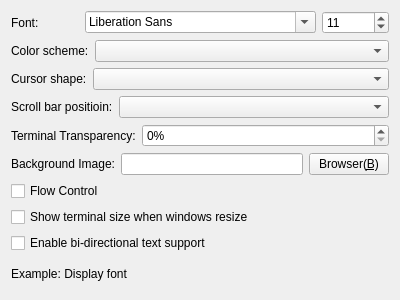
<?xml version="1.0" encoding="UTF-8"?>
<ui version="4.0">
 <class>CFrmParameterTerminalAppearanceSettings</class>
 <widget class="QWidget" name="CFrmParameterTerminalAppearanceSettings">
  <property name="geometry">
   <rect>
    <x>0</x>
    <y>0</y>
    <width>400</width>
    <height>300</height>
   </rect>
  </property>
  <property name="windowTitle">
   <string>Appearance</string>
  </property>
  <layout class="QGridLayout" name="gridLayout">
   <item row="1" column="0">
    <layout class="QHBoxLayout" name="horizontalLayout_5">
     <item>
      <widget class="QLabel" name="label_4">
       <property name="text">
        <string>Color scheme:</string>
       </property>
       <property name="wordWrap">
        <bool>false</bool>
       </property>
      </widget>
     </item>
     <item>
      <widget class="QComboBox" name="cbColorScheme">
       <property name="sizePolicy">
        <sizepolicy hsizetype="Expanding" vsizetype="Fixed">
         <horstretch>0</horstretch>
         <verstretch>0</verstretch>
        </sizepolicy>
       </property>
      </widget>
     </item>
    </layout>
   </item>
   <item row="6" column="0">
    <widget class="QCheckBox" name="cbFlowControl">
     <property name="text">
      <string>Flow Control</string>
     </property>
    </widget>
   </item>
   <item row="4" column="0">
    <layout class="QHBoxLayout" name="horizontalLayout_2">
     <item>
      <widget class="QLabel" name="label_2">
       <property name="text">
        <string>Terminal Transparency:</string>
       </property>
       <property name="wordWrap">
        <bool>false</bool>
       </property>
      </widget>
     </item>
     <item>
      <widget class="QSpinBox" name="spTerminalTransparecy">
       <property name="sizePolicy">
        <sizepolicy hsizetype="Expanding" vsizetype="Fixed">
         <horstretch>0</horstretch>
         <verstretch>0</verstretch>
        </sizepolicy>
       </property>
       <property name="suffix">
        <string>%</string>
       </property>
       <property name="maximum">
        <number>100</number>
       </property>
      </widget>
     </item>
    </layout>
   </item>
   <item row="5" column="0">
    <layout class="QHBoxLayout" name="horizontalLayout_3">
     <item>
      <widget class="QLabel" name="label_3">
       <property name="text">
        <string>Background Image:</string>
       </property>
       <property name="wordWrap">
        <bool>false</bool>
       </property>
      </widget>
     </item>
     <item>
      <widget class="QLineEdit" name="leImage">
       <property name="sizePolicy">
        <sizepolicy hsizetype="Expanding" vsizetype="Fixed">
         <horstretch>0</horstretch>
         <verstretch>0</verstretch>
        </sizepolicy>
       </property>
      </widget>
     </item>
     <item>
      <widget class="QPushButton" name="pbBrowser">
       <property name="sizePolicy">
        <sizepolicy hsizetype="Preferred" vsizetype="Fixed">
         <horstretch>0</horstretch>
         <verstretch>0</verstretch>
        </sizepolicy>
       </property>
       <property name="text">
        <string>Browser(&amp;B)</string>
       </property>
      </widget>
     </item>
    </layout>
   </item>
   <item row="2" column="0">
    <layout class="QHBoxLayout" name="horizontalLayout_7">
     <item>
      <widget class="QLabel" name="label_6">
       <property name="text">
        <string>Cursor shape:</string>
       </property>
       <property name="wordWrap">
        <bool>false</bool>
       </property>
      </widget>
     </item>
     <item>
      <widget class="QComboBox" name="cbCursorShape">
       <property name="sizePolicy">
        <sizepolicy hsizetype="Expanding" vsizetype="Fixed">
         <horstretch>0</horstretch>
         <verstretch>0</verstretch>
        </sizepolicy>
       </property>
      </widget>
     </item>
    </layout>
   </item>
   <item row="3" column="0">
    <layout class="QHBoxLayout" name="horizontalLayout">
     <item>
      <widget class="QLabel" name="label">
       <property name="text">
        <string>Scroll bar positioin:</string>
       </property>
       <property name="wordWrap">
        <bool>false</bool>
       </property>
      </widget>
     </item>
     <item>
      <widget class="QComboBox" name="cbScrollBarPositioin">
       <property name="sizePolicy">
        <sizepolicy hsizetype="Expanding" vsizetype="Fixed">
         <horstretch>0</horstretch>
         <verstretch>0</verstretch>
        </sizepolicy>
       </property>
      </widget>
     </item>
    </layout>
   </item>
   <item row="0" column="0">
    <layout class="QHBoxLayout" name="horizontalLayout_6">
     <item>
      <widget class="QLabel" name="label_5">
       <property name="text">
        <string>Font:</string>
       </property>
       <property name="wordWrap">
        <bool>false</bool>
       </property>
      </widget>
     </item>
     <item>
      <widget class="QFontComboBox" name="fontComboBox">
       <property name="sizePolicy">
        <sizepolicy hsizetype="Preferred" vsizetype="Fixed">
         <horstretch>0</horstretch>
         <verstretch>0</verstretch>
        </sizepolicy>
       </property>
      </widget>
     </item>
     <item>
      <widget class="QSpinBox" name="spFontSize">
       <property name="sizePolicy">
        <sizepolicy hsizetype="Preferred" vsizetype="Fixed">
         <horstretch>0</horstretch>
         <verstretch>0</verstretch>
        </sizepolicy>
       </property>
       <property name="minimum">
        <number>6</number>
       </property>
       <property name="value">
        <number>11</number>
       </property>
      </widget>
     </item>
    </layout>
   </item>
   <item row="7" column="0">
    <widget class="QCheckBox" name="cbShowResize">
     <property name="text">
      <string>Show terminal size when windows resize</string>
     </property>
    </widget>
   </item>
   <item row="9" column="0">
    <widget class="QLabel" name="lbFont">
     <property name="text">
      <string>Example: Display font</string>
     </property>
     <property name="wordWrap">
      <bool>false</bool>
     </property>
    </widget>
   </item>
   <item row="8" column="0">
    <widget class="QCheckBox" name="cbBiDirectional">
     <property name="text">
      <string>Enable bi-directional text support</string>
     </property>
    </widget>
   </item>
  </layout>
 </widget>
 <resources/>
 <connections/>
</ui>
